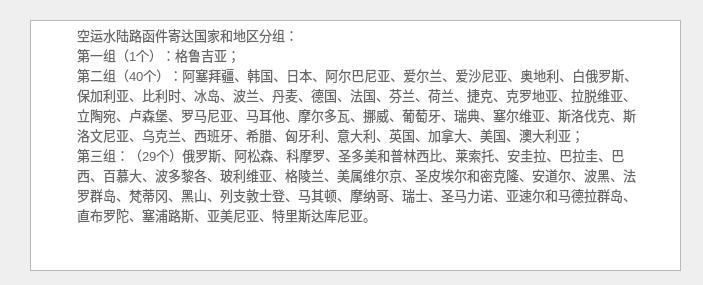
<?xml version="1.0" encoding="UTF-8"?>
<ui version="4.0">
 <class>Dialog_2</class>
 <widget class="QDialog" name="Dialog_2">
  <property name="geometry">
   <rect>
    <x>0</x>
    <y>0</y>
    <width>703</width>
    <height>285</height>
   </rect>
  </property>
  <property name="windowTitle">
   <string>空运水陆寄达国家分组</string>
  </property>
  <widget class="QTextBrowser" name="textBrowser">
   <property name="geometry">
    <rect>
     <x>30</x>
     <y>20</y>
     <width>651</width>
     <height>251</height>
    </rect>
   </property>
   <property name="html">
    <string>&lt;!DOCTYPE HTML PUBLIC &quot;-//W3C//DTD HTML 4.0//EN&quot; &quot;http://www.w3.org/TR/REC-html40/strict.dtd&quot;&gt;
&lt;html&gt;&lt;head&gt;&lt;meta name=&quot;qrichtext&quot; content=&quot;1&quot; /&gt;&lt;style type=&quot;text/css&quot;&gt;
p, li { white-space: pre-wrap; }
&lt;/style&gt;&lt;/head&gt;&lt;body style=&quot; font-family:'SimSun'; font-size:9pt; font-weight:400; font-style:normal;&quot;&gt;
&lt;table border=&quot;0&quot; style=&quot; margin-top:0px; margin-bottom:0px; margin-left:0px; margin-right:0px;&quot; align=&quot;center&quot; width=&quot;560&quot; cellspacing=&quot;0&quot; cellpadding=&quot;0&quot;&gt;
&lt;tr&gt;
&lt;td colspan=&quot;4&quot; style=&quot; vertical-align:top;&quot;&gt;
&lt;p style=&quot; margin-top:0px; margin-bottom:0px; margin-left:0px; margin-right:0px; -qt-block-indent:0; text-indent:0px; line-height:20px;&quot;&gt;&lt;span style=&quot; font-family:'Microsoft YaHei'; font-size:13px; color:#666666;&quot;&gt;空运水陆路函件寄达国家和地区分组：&lt;br /&gt;第一组（1个）：格鲁吉亚；&lt;br /&gt;第二组（40个）：阿塞拜疆、韩国、日本、阿尔巴尼亚、爱尔兰、爱沙尼亚、奥地利、白俄罗斯、保加利亚、比利时、冰岛、波兰、丹麦、德国、法国、芬兰、荷兰、捷克、克罗地亚、拉脱维亚、立陶宛、卢森堡、罗马尼亚、马耳他、摩尔多瓦、挪威、葡萄牙、瑞典、塞尔维亚、斯洛伐克、斯洛文尼亚、乌克兰、西班牙、希腊、匈牙利、意大利、英国、加拿大、美国、澳大利亚；&lt;br /&gt;第三组：（29个）俄罗斯、阿松森、科摩罗、圣多美和普林西比、莱索托、安圭拉、巴拉圭、巴西、百慕大、波多黎各、玻利维亚、格陵兰、美属维尔京、圣皮埃尔和密克隆、安道尔、波黑、法罗群岛、梵蒂冈、黑山、列支敦士登、马其顿、摩纳哥、瑞士、圣马力诺、亚速尔和马德拉群岛、直布罗陀、塞浦路斯、亚美尼亚、特里斯达库尼亚。&lt;br /&gt;&lt;/span&gt;&lt;/p&gt;&lt;/td&gt;&lt;/tr&gt;
&lt;tr&gt;
&lt;td colspan=&quot;4&quot;&gt;
&lt;p style=&quot; margin-top:0px; margin-bottom:0px; margin-left:0px; margin-right:0px; -qt-block-indent:0; text-indent:0px;&quot;&gt;&lt;span style=&quot; font-family:'Microsoft YaHei';&quot;&gt; &lt;/span&gt;&lt;/p&gt;&lt;/td&gt;&lt;/tr&gt;&lt;/table&gt;&lt;/body&gt;&lt;/html&gt;</string>
   </property>
  </widget>
 </widget>
 <resources/>
 <connections/>
</ui>
